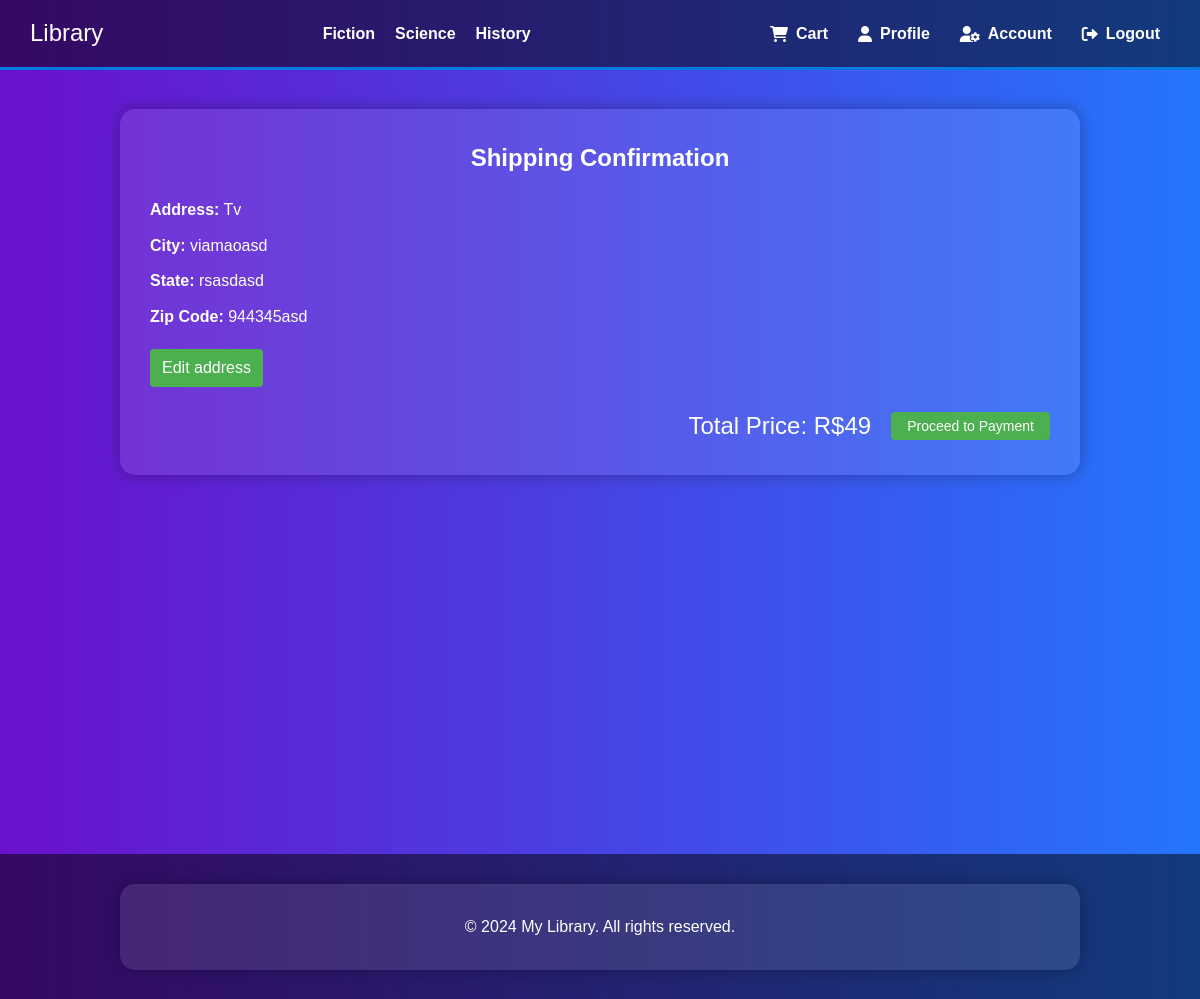
/checkout/shipping (signed in), run on the app's committed database.
### account/models.py (models this page shows)
class Shipping(models.Model):
    userr = models.ForeignKey(User, on_delete=models.CASCADE, default="")
    cep = models.CharField(max_length=12)
    city = models.CharField(max_length=60)
    address = models.CharField(max_length=256)
    state = models.CharField(max_length=256)

### checkout/views.py (the view)
# urls.py: path("/shipping", shipping, name="shipping"),
@login_required
def shipping(request):
    stripe.api_key = settings.STRIPE_SECRET_KEY
    try:
        client = Client.objects.get(userr=request.user)
    except ObjectDoesNotExist:
        messages.success(request, "Complete your profile")
        return redirect("profile")
    try:
        shipping = Shipping.objects.get(userr=request.user)
        carts = Cart.objects.filter(user=request.user)
        total_price = 0
        list_books = ""
        images = []
        for cart in carts:
            list_books += cart.book.book_name + ", "
            cart.book.price_rent *= cart.quantity
            images.append(cart.book.images)
            total_price += cart.book.price_rent
        products = stripe.Product.create(
            name = list_books,
            default_price_data = {
                "unit_amount": total_price * 100,
                "currency": "brl",
            },
            images =  images,
        )
        products.save()
        return render(request, "checkout/shipping.html", context={"shipping": shipping, "total_price": total_price, 'products': products})
    except ObjectDoesNotExist:
        if request.method == "POST":
            address = request.POST["addressLine"]
            city = request.POST["city"]
            state = request.POST["state"]
            cep = request.POST["zipCode"]
            shipping = Shipping.objects.create(userr=request.user, address=address, cep=cep, state=state, city=city)
            return redirect("shipping")
        return render(request, "checkout/shipping_form.html")

### checkout/templates/checkout/shipping.html (shortened to what this page needs)
{% include 'checkout/heade.html' %}
<html lang="en">
<head>
</head>
<body>
    <section id="shipping-confirmation">
        <div class="container">
            <h1>Shipping Confirmation</h1>
            <div class="shipping-details">
                <p><strong>Address:</strong> {{ shipping.address }}</p>
                <p><strong>City:</strong> {{ shipping.city }}</p>
                <p><strong>State:</strong> {{ shipping.state }}</p>
                <p><strong>Zip Code:</strong> {{ shipping.cep }}</p>
                <a href="{% url 'new_shipping' %}" class="edit-address">Edit address</a>
            </div>
            <div class="total-price">
                <span>Total Price: R${{ total_price }}</span>
                <button id="submitBtn">Proceed to Payment</button>
            </div>
        </div>
    </section>
    {% include 'checkout/foote.html' %}
</body>
</html>

### checkout/templates/checkout/shipping.html (style rules this page uses)
* { margin: 0; padding: 0; box-sizing: border-box; }
body { font-family: 'Arial', sans-serif; line-height: 1.6; background: linear-gradient(to right, #6a11cb, #2575fc); color: #fff; display: flex; flex-direction: column; min-height: 100vh; }
.container { width: 80%; margin: auto; overflow: hidden; background: rgba(255, 255, 255, 0.1); padding: 30px; border-radius: 15px; box-shadow: 0 0 15px rgba(0, 0, 0, 0.3); margin-bottom: 20px; position: relative; top: 10%; }
h1 { text-align: center; margin-bottom: 20px; }
.shipping-details { margin-bottom: 20px; }
.shipping-details p { margin-bottom: 10px; font-size: 16px; }
.edit-address { margin-top: 10px; display: inline-block; color: white; text-decoration: none; background-color: #4CAF50; padding: 6px 12px; border-radius: 4px; transition: background-color 0.3s; }
.total-price { display: flex; justify-content: flex-end; align-items: center; text-align: right; font-size: 24px; margin-top: 20px; }
.total-price span { margin-right: 20px; }
.total-price button { background-color: #4CAF50; padding: 6px 16px; border: none; border-radius: 4px; cursor: pointer; color: white; font-size: 14px; transition: background-color 0.3s; }

### data on the page
Shipping: address "Tv", city "viamaoasd", state "rsasdasd", cep "944345asd"

### other printed values
{{ total_price }} "49"
